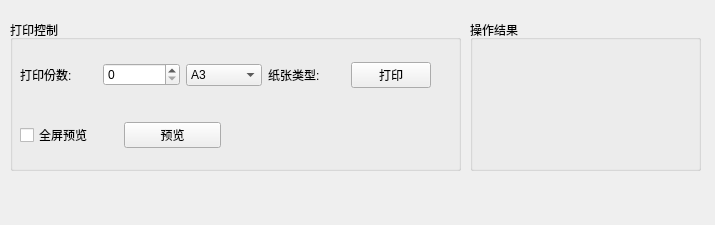
<?xml version="1.0" encoding="UTF-8"?>
<ui version="4.0">
 <class>Form</class>
 <widget class="QWidget" name="Form">
  <property name="geometry">
   <rect>
    <x>0</x>
    <y>0</y>
    <width>715</width>
    <height>225</height>
   </rect>
  </property>
  <property name="windowTitle">
   <string>打印控件</string>
  </property>
  <widget class="QGroupBox" name="controlsGroup">
   <property name="geometry">
    <rect>
     <x>10</x>
     <y>20</y>
     <width>451</width>
     <height>151</height>
    </rect>
   </property>
   <property name="title">
    <string>打印控制</string>
   </property>
   <widget class="QWidget" name="">
    <property name="geometry">
     <rect>
      <x>10</x>
      <y>40</y>
      <width>411</width>
      <height>30</height>
     </rect>
    </property>
    <layout class="QHBoxLayout" name="horizontalLayout">
     <item>
      <widget class="QLabel" name="label">
       <property name="text">
        <string>打印份数:</string>
       </property>
      </widget>
     </item>
     <item>
      <widget class="QSpinBox" name="numberSpinBox"/>
     </item>
     <item>
      <widget class="QComboBox" name="styleCombo">
       <item>
        <property name="text">
         <string>A3</string>
        </property>
       </item>
       <item>
        <property name="text">
         <string>A4</string>
        </property>
       </item>
       <item>
        <property name="text">
         <string>A5</string>
        </property>
       </item>
      </widget>
     </item>
     <item>
      <widget class="QLabel" name="label_2">
       <property name="text">
        <string>纸张类型:</string>
       </property>
      </widget>
     </item>
     <item>
      <widget class="QPushButton" name="printButton">
       <property name="text">
        <string>打印</string>
       </property>
      </widget>
     </item>
    </layout>
   </widget>
   <widget class="QWidget" name="">
    <property name="geometry">
     <rect>
      <x>10</x>
      <y>100</y>
      <width>201</width>
      <height>30</height>
     </rect>
    </property>
    <layout class="QHBoxLayout" name="horizontalLayout_2">
     <item>
      <widget class="QCheckBox" name="previewStatus">
       <property name="text">
        <string>全屏预览</string>
       </property>
      </widget>
     </item>
     <item>
      <widget class="QPushButton" name="previewButton">
       <property name="text">
        <string>预览</string>
       </property>
      </widget>
     </item>
    </layout>
   </widget>
  </widget>
  <widget class="QGroupBox" name="resultGroup">
   <property name="geometry">
    <rect>
     <x>470</x>
     <y>20</y>
     <width>231</width>
     <height>151</height>
    </rect>
   </property>
   <property name="title">
    <string>操作结果</string>
   </property>
   <widget class="QLabel" name="resultLabel">
    <property name="geometry">
     <rect>
      <x>20</x>
      <y>30</y>
      <width>191</width>
      <height>101</height>
     </rect>
    </property>
    <property name="text">
     <string>&lt;html&gt;&lt;head/&gt;&lt;body&gt;&lt;p&gt;&lt;br/&gt;&lt;/p&gt;&lt;/body&gt;&lt;/html&gt;</string>
    </property>
   </widget>
  </widget>
 </widget>
 <resources/>
 <connections/>
</ui>
